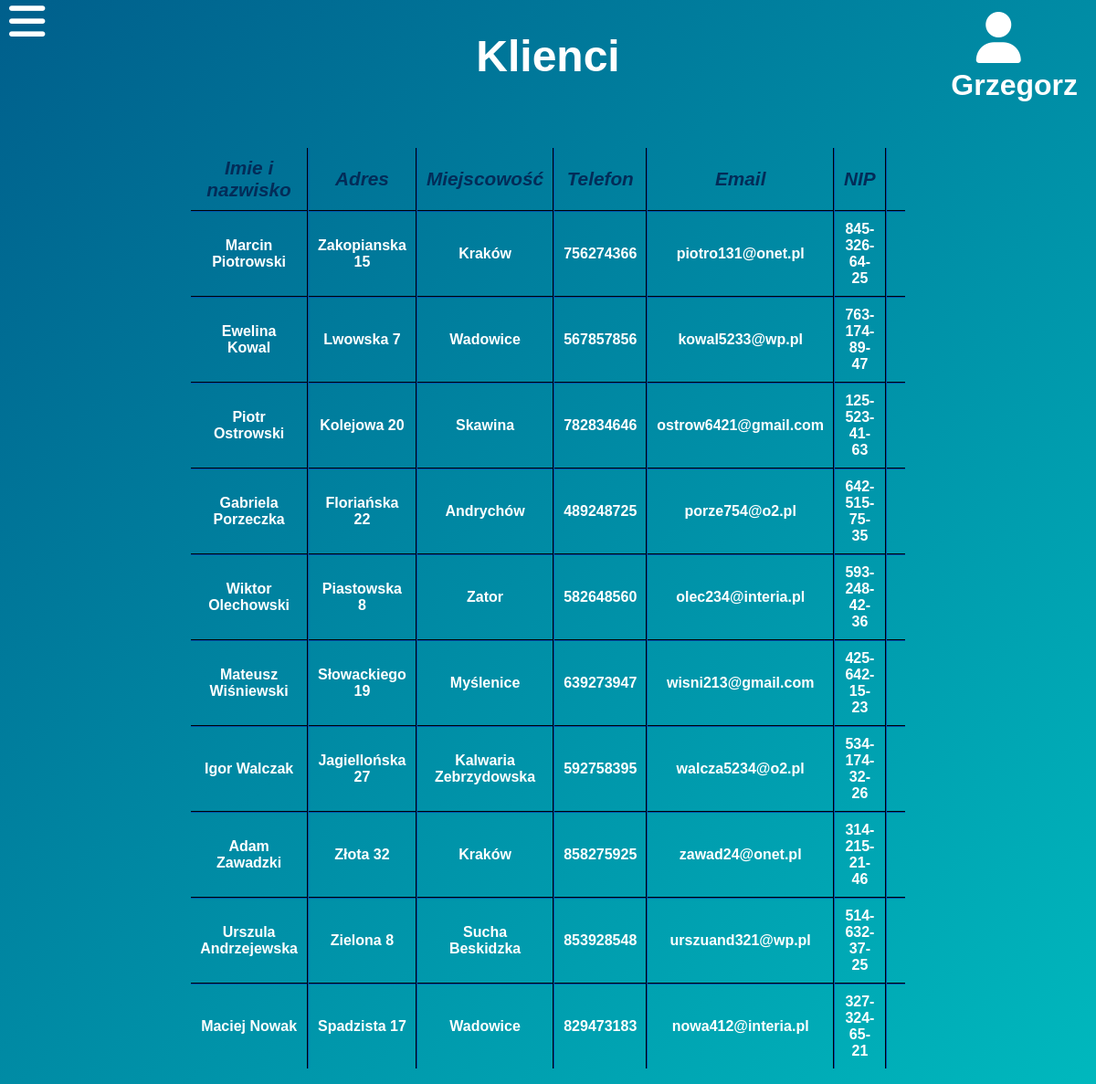
/klienci.php (signed in), run on the app's committed database.
### tables this page shows
CREATE TABLE `klienci` (
  `id` int(2) NOT NULL,
  `nip` varchar(13) NOT NULL,
  `nazwa` varchar(20) NOT NULL,
  `adres` varchar(15) NOT NULL,
  `miejscowosc` varchar(25) NOT NULL,
  `telefon` int(9) NOT NULL,
  `email` varchar(20) NOT NULL
);

### klienci.php (the view, shortened to what this page needs)
<?php
$host = "localhost";
$name = "root";
$pass = "";
$dbname = "projekt";
$conn = mysqli_connect($host, $name, $pass, $dbname);
?>
<!DOCTYPE html>
<html lang="pl">
<head>
    <link rel="stylesheet" href="CSS/style-menu.css">
    <link rel="stylesheet" href="CSS/style-strona.css">
</head>
<body class="menu-preload">
    <div id='main'>
        <div id="heading-user">
            <div id="heading">
                <h1>Klienci</h1>
            </div>
            <div id='logged-user'>
                <span id="logged-user-icon"><i class="fas fa-user" onClick="managePopupWindow()"></i></span><?php echo "<p>".$_SESSION['imie']."</p>";?>
            </div>
        </div>
        <div class='content'>
            <table class='dane-tabele'>
                <tr>
                    <th>Imie i nazwisko</th>
                    <th>Adres</th>
                    <th>Miejscowość</th>
                    <th>Telefon</th>
                    <th>Email</th>
                    <th>NIP</th>
                    <th></th>
                </tr>
            <?php
                if(mysqli_connect_errno()) echo "Problemy techniczne, proszę spróbować później.";
                else{
                    $kwerenda = "SELECT * FROM klienci";
                    if($wynik=mysqli_query($conn, $kwerenda)){
                    while($row=mysqli_fetch_array($wynik)){
                        echo '<tr><td>'.$row['nazwa'].'</td><td>'.$row['adres'].'</td><td>'.$row['miejscowosc'].'</td><td>'.$row['telefon'].'</td><td>'.$row['email'].'</td><td>'.$row['nip'];
                    }
                }
                }
            ?>
            </table>
        </div>
        <div>
            <label for="menu-checkbox" id="menu-checkbox2">
                <i class="fas fa-bars"></i>
            </label>
        </div>
    </div>
</body>
</html>

### CSS/style-menu.css (style rules this page uses)
#menu-checkbox2 { position: fixed; font-size: 45px; left: 10px; top: -1px; z-index: 1; }
#menu-checkbox:not(:checked) ~ #menu-checkbox2 i { transition: 0.5s ease; }

### CSS/style-strona.css (style rules this page uses)
:root { --section-gradient-1: #005f8c ; --section-gradient-2: #00b9be ; --sidebar-bg-clr: #002b59; }
* { margin: 0; padding: 0; color: white; font-family: 'Rubik', sans-serif; font-weight: 600; }
html, body { min-height: 100%; margin: 5px; background: linear-gradient(to bottom right, var(--section-gradient-1), var(--section-gradient-2)); background-attachment: fixed; background-repeat: no-repeat; }
#heading-user { display: grid; grid-template-columns: 1fr 2fr 1fr; margin-bottom: 50px; }
#heading { font-size: 1.5rem; grid-column-start: 2; justify-self: center; align-self: center; }
#logged-user { justify-self: end; align-self: center; font-size: 2rem; }
#logged-user-icon { padding-left: 27.5px; font-size: 3.5rem; }
#logged-user p { padding-right: 10px; color: inherit; }
.content { display: grid; grid-template-columns: 1fr 2fr 1fr; }
.dane-tabele { grid-column-start: 2; justify-self: stretch; align-self: center; border-collapse: collapse; }
.dane-tabele td,th { padding: 10px; text-align: center; }
.dane-tabele tr:not(:last-child) { border-bottom: 2px #002b59 groove; }
.dane-tabele th { font-style: italic; font-size: 1.3rem; color: #032c58; }
.dane-tabele td, .dane-tabele th:not(:last-child) { border-right: 2px #002b59 groove; }
.dane-uzytkownicy td,th { padding: 10px; text-align: center; }

### data on the page
klienci: nazwa "Marcin Piotrowski", adres "Zakopianska 15", miejscowosc "Kraków", telefon "756274366", email "piotro131@onet.pl", nip "845-326-64-25"
klienci: nazwa "Ewelina Kowal", adres "Lwowska 7", miejscowosc "Wadowice", telefon "567857856", email "kowal5233@wp.pl", nip "763-174-89-47"
klienci: nazwa "Piotr Ostrowski", adres "Kolejowa 20", miejscowosc "Skawina", telefon "782834646", email "ostrow6421@gmail.com", nip "125-523-41-63"
klienci: nazwa "Gabriela Porzeczka", adres "Floriańska 22", miejscowosc "Andrychów", telefon "489248725", email "porze754@o2.pl", nip "642-515-75-35"
klienci: nazwa "Wiktor Olechowski", adres "Piastowska 8", miejscowosc "Zator", telefon "582648560", email "olec234@interia.pl", nip "593-248-42-36"
klienci: nazwa "Mateusz Wiśniewski", adres "Słowackiego 19", miejscowosc "Myślenice", telefon "639273947", email "wisni213@gmail.com", nip "425-642-15-23"
klienci: nazwa "Igor Walczak", adres "Jagiellońska 27", miejscowosc "Kalwaria Zebrzydowska", telefon "592758395", email "walcza5234@o2.pl", nip "534-174-32-26"
klienci: nazwa "Adam Zawadzki", adres "Złota 32", miejscowosc "Kraków", telefon "858275925", email "zawad24@onet.pl", nip "314-215-21-46"
klienci: nazwa "Urszula Andrzejewska", adres "Zielona 8", miejscowosc "Sucha Beskidzka", telefon "853928548", email "urszuand321@wp.pl", nip "514-632-37-25"
klienci: nazwa "Maciej Nowak", adres "Spadzista 17", miejscowosc "Wadowice", telefon "829473183", email "nowa412@interia.pl", nip "327-324-65-21"

### other printed values
$_SESSION['imie'] "Grzegorz"
